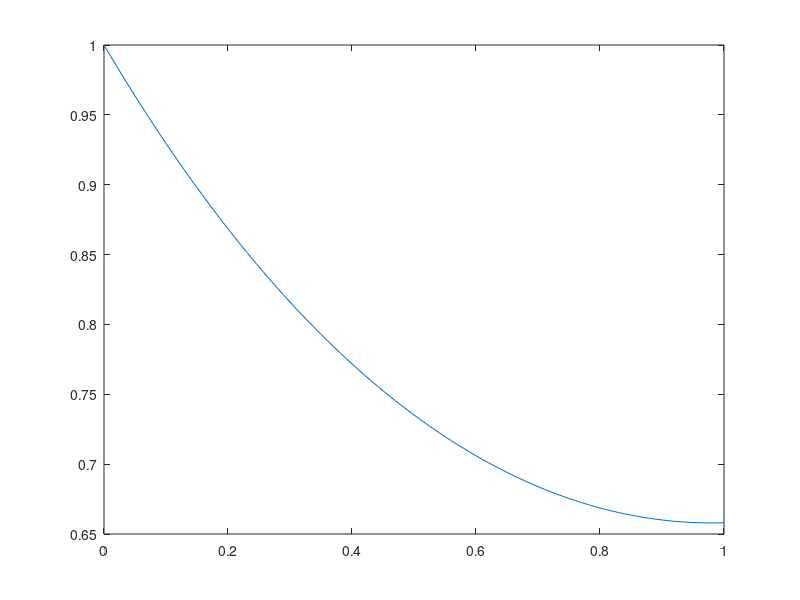

MATLAB code to generate this figure:
% Set these equal to something
a = 1;
b = 0;
c = -1;
d = 1;
e = 0;
L = 1;

n = 101; % # of solution points (note, you need ~50+ to get good answer)

dx = L/(n-1); % calculate \Delta x
x = 0:dx:L; % make our x-array for space

% build our Ax=B matrix
A = zeros(n,n+1); % this is a concatenated matrix with the right hand side included
A(1,1)   = 1; % this is our top boundary condition
A(1,n+1) = d; 
for i=2:n-1 % this is our interior finite difference coefficients
   A(i,i-1) = a-b*dx/2;
   A(i,i)   = -2*a+c*dx*dx;
   A(i,i+1) = a+b*dx/2;
end
% our bottom boundary condition
A(n,n-2) = 3/2;
A(n,n-1) = -2;
A(n,n)   = 1/2;
A(n,n+1) = e;

% now we solve our system using our method of choice. I'm lazy so I use
% rref instead of programming one. Refer to earlier chapters for how to
% solve systems of ODEs
sol = rref(A);
u = sol(:,n+1)'; % we only care about the right hand side, so we copy it

plot(x,u)